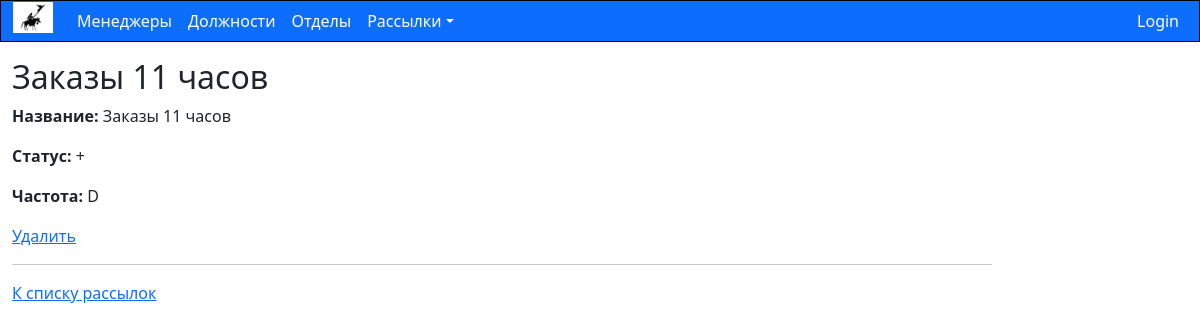
The page /emaillist/subscription/2 on the database its author committed.
### emaillist/models.py (models this page shows, shortened)
class Subscription(models.Model):
    SUBSCRIPTION_STATUS = (
        ("+", "Включена"),
        ("-", "Отключена"),
        ("X", "Неактивна"),
    )
    SUBSCRIPTION_FREQUENCY = (
        ("D", "1 раз в день"),
        ("DD", "Несколько раз в день"),
        ("W", "1 раз в неделю"),
        ("O", "Однократно"),
    )
    name = models.CharField(max_length=REGULAR_NVARCHAR_LENGTH, help_text="Рассылка", verbose_name="Название")
    status = models.CharField(max_length=1, choices=SUBSCRIPTION_STATUS, default="+", null=False, verbose_name="Статус")
    frequency = models.CharField(max_length=2, choices=SUBSCRIPTION_FREQUENCY, default="D", null=False,
                                 verbose_name="Частота")
    created_by = models.ForeignKey(User , on_delete=models.SET_NULL, null=True, blank=True)

### emaillist/views.py (the view)
# urls.py: re_path(r'^subscription/(?P<pk>\d+)$', views.SubscriptionDetailView.as_view(), name='subscription-detail'),
class SubscriptionDetailView(generic.DetailView):
    model = Subscription

### emaillist/templates/emaillist/subscription_detail.html
{% extends "base_generic.html" %}
{% block content %}
  <h2>{{ subscription.name }}</h2>
  <p><strong>Название:</strong> {{ subscription.name }}</p>
  <p><strong>Статус:</strong> {{ subscription.status }}</p>
  <p><strong>Частота:</strong> {{ subscription.frequency }}</p>
  <a href="{% url 'author_delete' %}">Удалить</a>
<hr>
<a href="{% url 'subscriptions' %}">К списку рассылок</a>
{% endblock %}

### rows shown on the page
Subscription: name "Заказы 11 часов", status "+", frequency "D"
